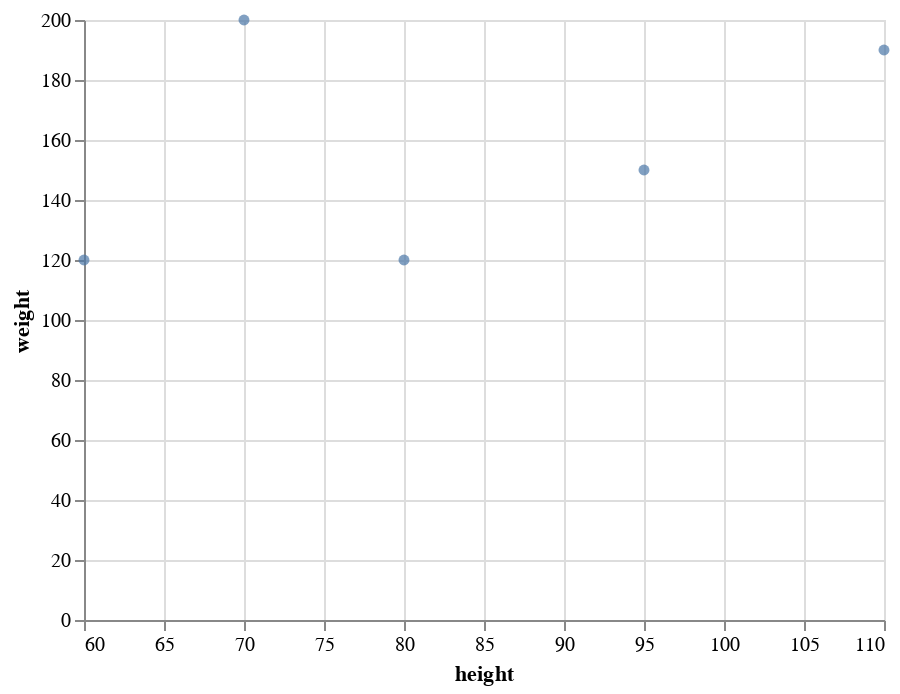

The notebook cell saved with this chart:
### Markdown cell above
If instead you want Altair to choose for you, but not force 0 to be included, you can specify `zero=False`.  Here it zooms in as much as possible.  (For now it is only changing the x-values, not the y-values, because we are only using `alt.X`, not `alt.Y`.)

### Code cell
alt.Chart(data=df).mark_circle().encode(
    x=alt.X("height", scale=alt.Scale(zero=False)),
    y="weight"
)

### Figure 1 — Vega-Lite specification as saved in the notebook (floating-point values rounded to 4 significant figures)
{"config": {"view": {"continuousWidth": 400, "continuousHeight": 300}}, "data": {"name": "data-9ed00a2086d7ff8c2c0949139133ecea"}, "mark": "circle", "encoding": {"x": {"field": "height", "scale": {"zero": false}, "type": "quantitative"}, "y": {"field": "weight", "type": "quantitative"}}, "$schema": "https://vega.github.io/schema/vega-lite/v4.17.0.json", "datasets": {"data-9ed00a2086d7ff8c2c0949139133ecea": [{"height": 70, "weight": 200}, {"height": 95, "weight": 150}, {"height": 60, "weight": 120}, {"height": 110, "weight": 190}, {"height": 80, "weight": 120}]}}
